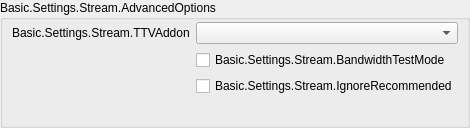
               <widget class="QGroupBox" name="serviceAdvancedOptionsGroupBox">
                <property name="title">
                 <string>Basic.Settings.Stream.AdvancedOptions</string>
                </property>
                <layout class="QFormLayout" name="serviceAdvancedOptionsLayout">
                 <property name="fieldGrowthPolicy">
                  <enum>QFormLayout::AllNonFixedFieldsGrow</enum>
                 </property>
                 <property name="labelAlignment">
                  <set>Qt::AlignRight|Qt::AlignTrailing|Qt::AlignVCenter</set>
                 </property>
                 <property name="leftMargin">
                  <number>9</number>
                 </property>
                 <property name="topMargin">
                  <number>2</number>
                 </property>
                 <property name="rightMargin">
                  <number>9</number>
                 </property>
                 <property name="bottomMargin">
                  <number>9</number>
                 </property>
                 <item row="0" column="0">
                  <widget class="QLabel" name="twitchAddonLabel">
                   <property name="text">
                    <string>Basic.Settings.Stream.TTVAddon</string>
                   </property>
                   <property name="buddy">
                    <cstring>twitchAddonDropdown</cstring>
                   </property>
                  </widget>
                 </item>
                 <item row="0" column="1">
                  <widget class="QComboBox" name="twitchAddonDropdown"/>
                 </item>
                 <item row="1" column="0">
                  <spacer name="horizontalSpacer_18_1">
                   <property name="orientation">
                    <enum>Qt::Horizontal</enum>
                   </property>
                   <property name="sizeHint" stdset="0">
                    <size>
                     <width>170</width>
                     <height>0</height>
                    </size>
                   </property>
                  </spacer>
                 </item>
                 <item row="1" column="1">
                  <widget class="QCheckBox" name="bandwidthTestEnable">
                   <property name="text">
                    <string>Basic.Settings.Stream.BandwidthTestMode</string>
                   </property>
                  </widget>
                 </item>
                 <item row="2" column="1">
                  <widget class="QCheckBox" name="ignoreRecommended">
                   <property name="text">
                    <string>Basic.Settings.Stream.IgnoreRecommended</string>
                   </property>
                  </widget>
                 </item>
                 <item row="3" column="1">
                  <widget class="QLabel" name="enforceSettingsLabel">
                   <property name="text">
                    <string notr="true"/>
                   </property>
                   <property name="textFormat">
                    <enum>Qt::RichText</enum>
                   </property>
                   <property name="openExternalLinks">
                    <bool>true</bool>
                   </property>
                  </widget>
                 </item>
                </layout>
               </widget>
